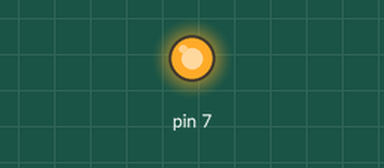
This sketch was run on a simulated Arduino Uno, built with avr-gcc and run on an emulated ATmega328P. Parts: output pins drawn as LEDs (lit = HIGH).

Above: at 0.5 s.
At 8.0 s:
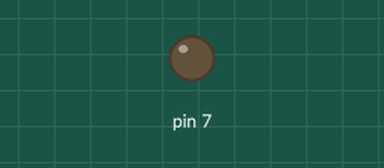
Timing chart, 0 to 14.3 s (numbered marks = the images above):
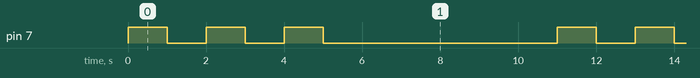

Measured:
- by itself, pin 7: repeats every 11.0 s: 2 × (LOW 1.0 s, HIGH 1.0 s), LOW 6.0 s, HIGH 1.0 s
- by itself, everything shown: repeats every 11.0 s, in 6 steps

The sketch:

10_18219070_01c.ino
```cpp
// C++ code
//
int counter;

void setup()
{
  pinMode(7, OUTPUT);
}

void loop()
{
  for (counter =0 ; counter <3 ; counter++){
    digitalWrite(7, HIGH);
    delay(1000); // Wait for 1000 millisecond(s)
    digitalWrite(7, LOW);
    delay(1000); // Wait for 1000 millisecond(s)
  }
  delay(5000);
}
```
